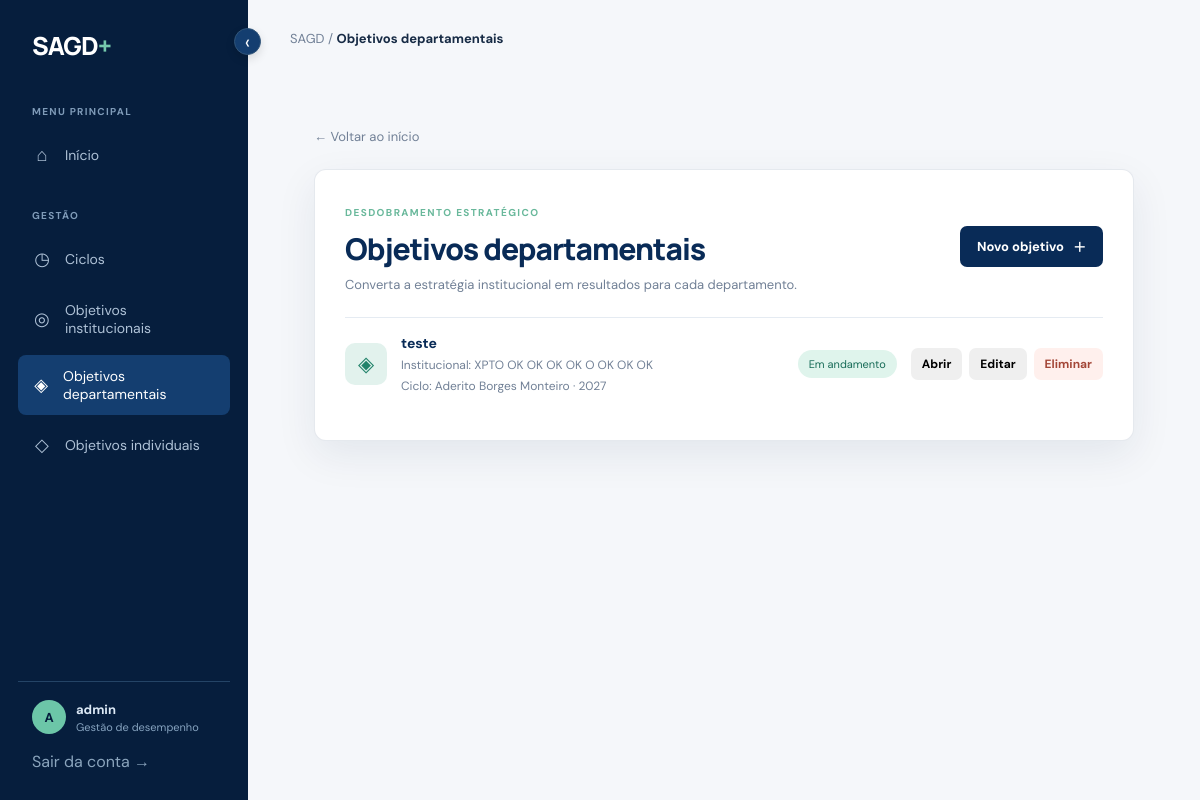
Before: /planejamento/objetivos-departamentais/ (signed in) with the older database file.
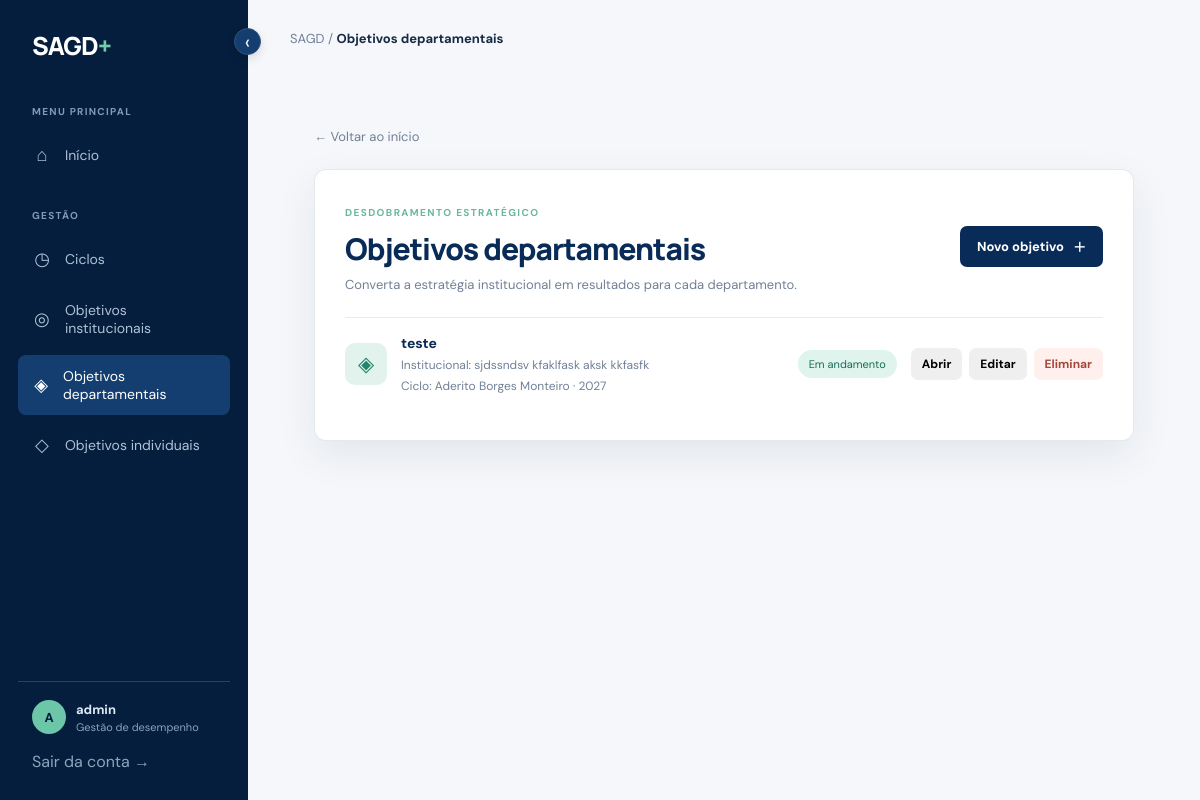
After: the same page with the newer database file.
### core/models.py (models this page shows, shortened)
class DepartmentObjective(models.Model):
    STATUS_CHOICES = [('draft', 'Rascunho'), ('active', 'Em andamento'), ('completed', 'Concluído')]
    institutional_objective = models.ForeignKey(InstitutionalObjective, on_delete=models.CASCADE, related_name='department_objectives')
    department = models.ForeignKey(Department, on_delete=models.SET_NULL, null=True, blank=True, related_name='objectives', verbose_name='departamento')
    description = models.CharField('descrição', max_length=200)
    status = models.CharField('status', max_length=15, choices=STATUS_CHOICES, default='draft')
    date_created = models.DateTimeField('data de criação', auto_now_add=True)
    date_update = models.DateTimeField('data de atualização', auto_now=True)
    class Meta:
        ordering = ['-date_created']
        verbose_name = 'objetivo departamental'
        verbose_name_plural = 'objetivos departamentais'
    @property
    def automatic_status(self):
        return 'completed' if self.institutional_objective.cycle.automatic_status == 'closed' else 'active'
    @property
    def automatic_status_display(self):
        return dict(self.STATUS_CHOICES)[self.automatic_status]

class InstitutionalObjective(models.Model):
    STATUS_CHOICES = [('draft', 'Rascunho'), ('active', 'Em andamento'), ('completed', 'Concluído')]
    cycle = models.ForeignKey(Cycle, on_delete=models.CASCADE, related_name='institutional_objectives')
    description = models.CharField('descrição', max_length=200)
    status = models.CharField('status', max_length=15, choices=STATUS_CHOICES, default='draft')
    date_created = models.DateTimeField('data de criação', auto_now_add=True)
    date_update = models.DateTimeField('data de atualização', auto_now=True)
    class Meta:
        ordering = ['-date_created']
        verbose_name = 'objetivo institucional'
        verbose_name_plural = 'objetivos institucionais'

class Cycle(models.Model):
    STATUS_CHOICES = [('active', 'Em andamento'), ('closed', 'Encerrado'), ('planned', 'Planejado')]
    name = models.CharField('nome', max_length=120)
    year = models.PositiveIntegerField('ano')
    start_date = models.DateField('início')
    end_date = models.DateField('fim')
    status = models.CharField('status', max_length=20, choices=STATUS_CHOICES, default='active')
    class Meta:
        ordering = ['-year', '-start_date']
        verbose_name = 'ciclo'
        verbose_name_plural = 'ciclos'
    @property
    def automatic_status(self):
        today = timezone.localdate()
        if today < self.start_date:
            return 'planned'
        if today <= self.end_date:
            return 'active'
        return 'closed'

### core/views.py (the view, shortened to what this page needs)
# urls.py: path('planejamento/objetivos-departamentais/', views.planejamento_objetivo_departamental_menu, name='planejamento_objetivo_departamental_menu'),
@login_required
def planejamento_objetivo_departamental_menu(request):
    institucionais = InstitutionalObjective.objects.select_related('cycle').order_by('-date_created')
    institucional = institucionais.filter(
        cycle__start_date__lte=timezone.localdate(),
        cycle__end_date__gte=timezone.localdate(),
    ).first()
    objetivos = DepartmentObjective.objects.select_related('institutional_objective__cycle').order_by('-date_created')
    return render(request, 'objetivo_departamental/novo.html', {
        'objetivos': objetivos,
        'institucional': institucional,
        'institucionais': institucionais,
    })

### templates/objetivo_departamental/novo.html (shortened to what this page needs)
{% extends 'base.html' %}
{% block body %}
<div class="app-shell planning-objective-page">
  <aside class="sidebar">
    <div class="logo">SAGD<span>+</span></div>
    <button class="sidebar-toggle" type="button" data-sidebar-toggle aria-label="Comprimir menu" aria-expanded="true"><span>‹</span></button>
    <div class="nav-label">Menu principal</div>
    <a class="nav-link" href="{% url 'menu_home' %}" data-spa-link><span class="nav-icon">⌂</span><span>Início</span></a>
    <div class="nav-label" style="margin-top:27px">Gestão</div>
    <a class="nav-link" href="{% url 'planejamento_ciclo_create' %}" data-spa-link><span class="nav-icon">◷</span><span>Ciclos</span></a>
    <a class="nav-link" href="{% url 'planejamento_objetivo_institucional_menu' %}" data-spa-link><span class="nav-icon">◎</span><span>Objetivos institucionais</span></a>
    <a class="nav-link active" href="{% url 'planejamento_objetivo_departamental_menu' %}" data-spa-link><span class="nav-icon">◈</span><span>Objetivos departamentais</span></a>
    <a class="nav-link" href="{% url 'planejamento_objetivo_individual_menu' %}" data-spa-link><span class="nav-icon">◇</span><span>Objetivos individuais</span></a>
    <div class="sidebar-footer"><div class="user-line"><div class="avatar">{{ user.username|first|upper }}</div><div><strong>{{ user.get_full_name|default:user.username }}</strong><div class="user-role">Gestão de desempenho</div></div></div><form class="logout-form" method="post" action="{% url 'logout' %}">{% csrf_token %}<button class="logout" type="submit">Sair da conta →</button></form></div>
  </aside>
  <div id="spa-content">
    <main class="main">
      <div class="topbar"><div class="breadcrumb">SAGD <span>/</span> <strong>Objetivos departamentais</strong></div></div>
      <div class="objective-content">
        <a class="cycle-back" href="{% url 'menu_home' %}" data-spa-link>← Voltar ao início</a>
        <section class="objective-list-panel">
          <div class="objective-section-heading"><div><span class="eyebrow">DESDOBRAMENTO ESTRATÉGICO</span><h1>Objetivos departamentais</h1><p>Converta a estratégia institucional em resultados para cada departamento.</p></div><button class="button primary" type="button" data-open-department-modal="create">Novo objetivo <span>＋</span></button></div>
          {% if objetivos %}<div class="objective-record-list">{% for objetivo in objetivos %}<article class="objective-record"><div class="objective-record-icon objective-department-icon">◈</div><div class="objective-record-info"><strong>{{ objetivo.description }}</strong><span>Institucional: {{ objetivo.institutional_objective.description|truncatechars:70 }}</span><span>Ciclo: {{ objetivo.institutional_objective.cycle.name }} · {{ objetivo.institutional_objective.cycle.year }}</span></div><span class="objective-status objective-status-{{ objetivo.automatic_status }}">{{ objetivo.automatic_status_display }}</span><div class="objective-record-actions"><button class="button" type="button" data-open-department-modal="view-{{ objetivo.id }}">Abrir</button><button class="button" type="button" data-open-department-modal="edit-{{ objetivo.id }}">Editar</button><button class="button ca-delete-button" type="button" data-open-department-modal="delete-{{ objetivo.id }}">Eliminar</button></div></article>{% endfor %}</div>{% endif %}
        </section>
      </div>
    </main>
  </div>
</div>
{% endblock %}

Changed rows visible on the page:
changed DepartmentObjective "teste": institutional_objective.description "XPTO OK OK OK OK O OK OK OK" → "sjdssndsv kfaklfask aksk kkfasfk"
